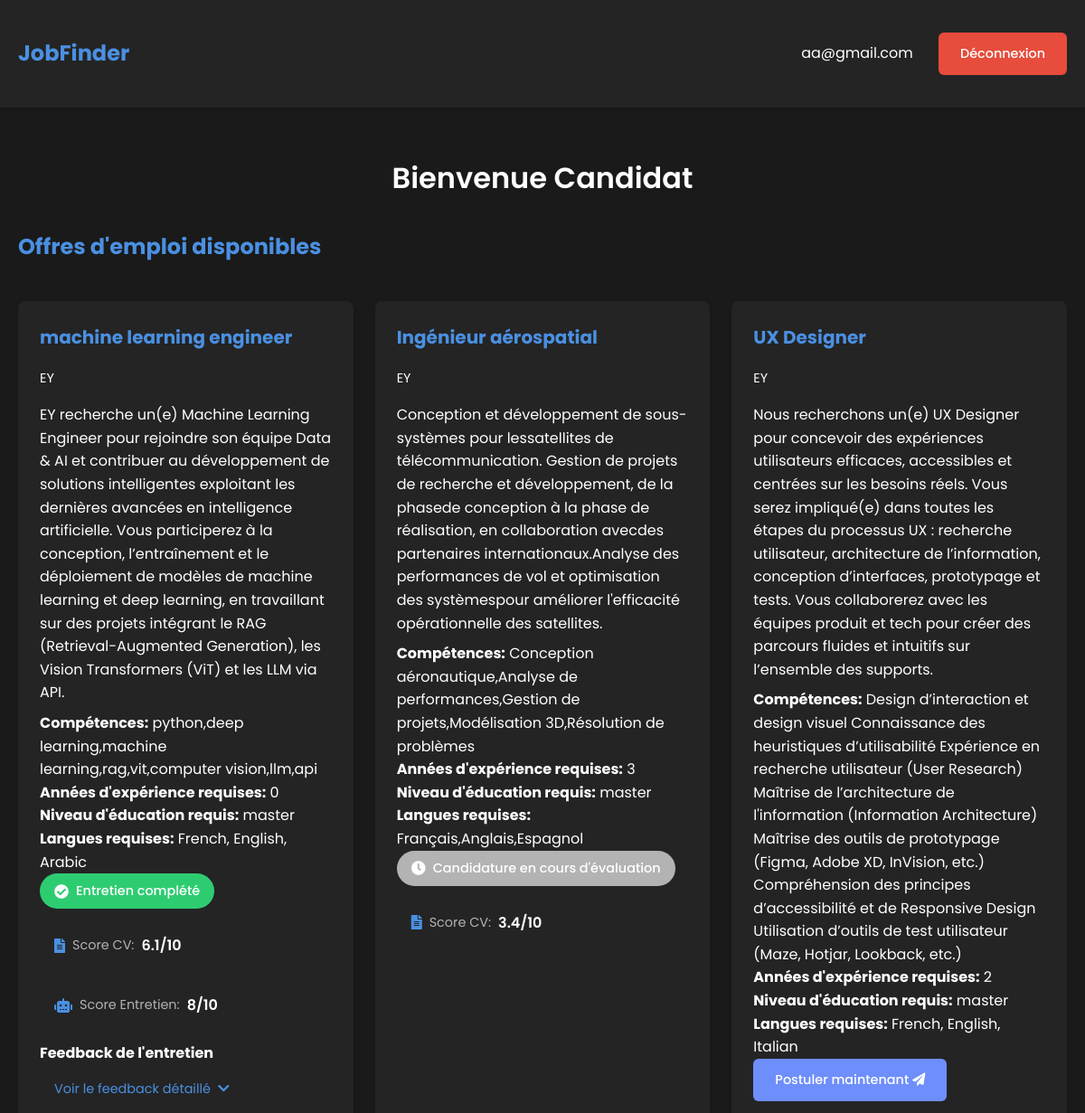
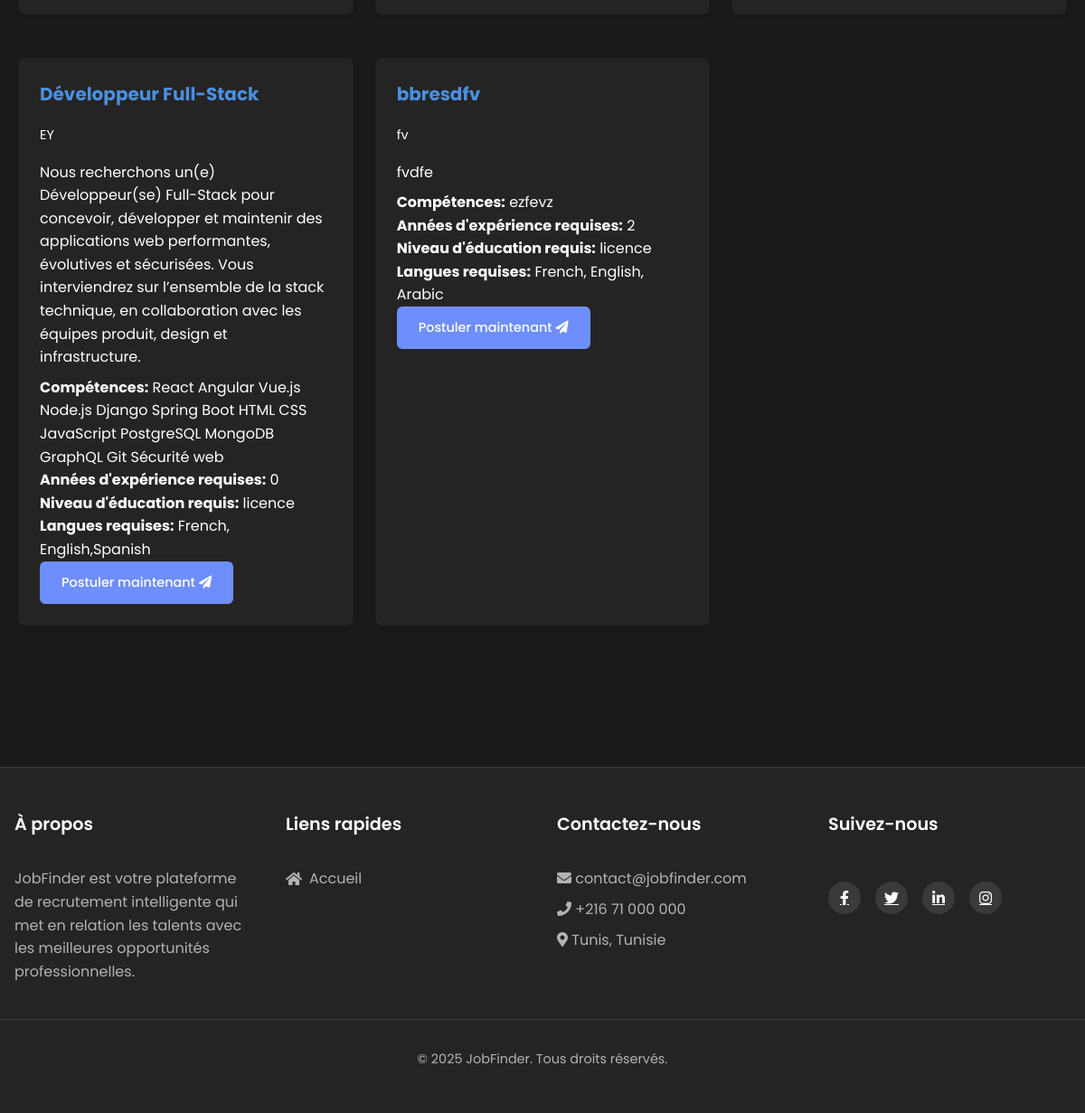
/candidat (signed in), run on the app's committed database (2 pictures, top to bottom).
### tables this page shows
CREATE TABLE job_offers (
            id INTEGER PRIMARY KEY AUTOINCREMENT,
            title TEXT NOT NULL,
            description TEXT NOT NULL,
            skills TEXT NOT NULL,
            company_name TEXT NOT NULL,
            location TEXT,
            salary TEXT,
            contract_type TEXT,
            experience INTEGER DEFAULT 0, -- Valeur par défaut pour éviter NULL
            education TEXT DEFAULT 'aucun', -- Valeur par défaut pour éviter NULL
            languages TEXT DEFAULT 'Aucune', -- Valeur par défaut pour éviter NULL
            created_by INTEGER NOT NULL,
            created_at TIMESTAMP DEFAULT CURRENT_TIMESTAMP,
            updated_at TIMESTAMP DEFAULT CURRENT_TIMESTAMP,
            FOREIGN KEY (created_by) REFERENCES users (id) ON DELETE CASCADE,
            CHECK (contract_type IN ('CDI', 'CDD', 'Stage', 'Alternance', 'Freelance', NULL))
        );

CREATE TABLE applications (
            user_id INTEGER NOT NULL,
            offer_id INTEGER NOT NULL,
            cv_path TEXT NOT NULL,
            score INTEGER,
            parsed_cv TEXT,
            application_date TIMESTAMP DEFAULT CURRENT_TIMESTAMP,
            status TEXT DEFAULT 'pending',
            chatbot_score INTEGER DEFAULT NULL,
            chatbot_feedback TEXT DEFAULT NULL,
            PRIMARY KEY (user_id, offer_id),
            FOREIGN KEY (user_id) REFERENCES users (id),
            FOREIGN KEY (offer_id) REFERENCES job_offers (id)
        );

### app2.py (the view)
@app.route('/candidat')
@login_required(role='candidat')
def candidat_dashboard():
    conn = get_db_connection()
    try:
        offers = conn.execute('SELECT * FROM job_offers').fetchall()
        applications = conn.execute('''
            SELECT offer_id, score, status, chatbot_score, chatbot_feedback
            FROM applications
            WHERE user_id = ?
        ''', (session['user_id'],)).fetchall()
        offer_scores = {app['offer_id']: app['score'] for app in applications}
        application_statuses = {app['offer_id']: app['status'] for app in applications}
        chatbot_scores = {app['offer_id']: app['chatbot_score'] for app in applications if app['chatbot_score']}
        chatbot_feedback = {app['offer_id']: app['chatbot_feedback'] for app in applications if app['chatbot_feedback']}
        return render_template('candidat_dashboard.html',
                            offers=offers,
                            offer_scores=offer_scores,
                            application_statuses=application_statuses,
                            chatbot_scores=chatbot_scores,
                            chatbot_feedback=chatbot_feedback)
    except Exception as e:
        flash(f'Erreur: {str(e)}', 'error')
        return redirect(url_for('index'))
    finally:
        conn.close()

### app2.py (called while the page is built)
@app.context_processor
def inject_now():
    return {'now': datetime.utcnow()}

@app.template_filter('nl2br')
def nl2br(value):
    if not value:
        return ""
    return Markup(value.replace('\n', '<br>'))

def get_db_connection():
    conn = sqlite3.connect('database.db')
    conn.row_factory = sqlite3.Row
    return conn

def login_required(role=None):
    def decorator(f):
        @wraps(f)
        def decorated_function(*args, **kwargs):
            if 'user_id' not in session:
                return redirect(url_for('login', next=request.url))
            if role is not None and session['role'] != role:
                return render_template('403.html'), 403
            return f(*args, **kwargs)
        return decorated_function
    return decorator

### templates/candidat_dashboard.html (shortened to what this page needs)
{% extends 'base.html' %}
{% block content %}
<div class="dashboard-candidate">
    <div class="container">
        <div class="dashboard-header">
            <h1 class="welcome-message">Bienvenue {{ session.get('prenom', 'Candidat') }}</h1>
        </div>
        <h2 class="section-title">Offres d'emploi disponibles</h2>
        <div class="job-offers-container">
            {% for offer in offers %}
            <div class="job-card">
                <h3 class="job-title">{{ offer['title'] }}</h3>
                <div class="company-info">
                    <span class="company-name">{{ offer['company_name'] }}</span>
                </div>
                <p class="job-description">{{ offer['description'] }}</p>
                <p><strong>Compétences:</strong> {{ offer.skills }}</p>
                <p><strong>Années d'expérience requises:</strong> {{ offer.experience }}</p>
                <p><strong>Niveau d'éducation requis:</strong> {{ offer.education }}</p>
                <p><strong>Langues requises:</strong> {{ offer.languages }}</p>
                <div class="application-status">
                    {% if offer.id in application_statuses %}
                        {% set status = application_statuses[offer.id] %}
                        <div class="status-badge {{ status }}">
                            {% if status == 'pending' %}
                                <i class="fas fa-clock"></i>
                                <span>Candidature en cours d'évaluation</span>
                            {% elif status == 'chatbot-interview' %}
                                <i class="fas fa-comments"></i>
                                <span>Entretien disponible</span>
                            {% elif status == 'completed' %}
                                <i class="fas fa-check-circle"></i>
                                <span>Entretien complété</span>
                            {% endif %}
                        </div>
                        <div class="score-display">
                            {% if offer.id in offer_scores %}
                                <div class="score-item">
                                    <i class="fas fa-file-alt"></i>
                                    <span class="score-label">Score CV:</span>
                                    <span class="score-value">{{ "%.1f"|format(offer_scores[offer.id]) }}/10</span>
                                </div>
                            {% endif %}
                            {% if offer.id in chatbot_scores %}
                                <div class="score-item">
                                    <i class="fas fa-robot"></i>
                                    <span class="score-label">Score Entretien:</span>
                                    <span class="score-value">{{ chatbot_scores[offer.id] }}/10</span>
                                </div>
                            {% endif %}
                        </div>
                        {% if offer.id in chatbot_feedback %}
                            <div class="feedback-section">
                                <h4>Feedback de l'entretien</h4>
                                <button class="feedback-toggle" onclick="toggleFeedback(this)">
                                    <span>Voir le feedback détaillé</span>
                                    <i class="fas fa-chevron-down"></i>
                                </button>
                            </div>
                        {% endif %}
                    {% else %}
                        <div class="card-footer">
                            <a href="{{ url_for('apply', offer_id=offer.id) }}"
                               class="btn btn-primary apply-btn">
                                Postuler maintenant
                                <i class="fas fa-paper-plane"></i>
                            </a>
                        </div>
                    {% endif %}
                </div>
            </div>
            {% endfor %}
        </div>
    </div>
</div>
<link rel="stylesheet" href="https://cdnjs.cloudflare.com/ajax/libs/font-awesome/5.15.4/css/all.min.css">
{% endblock %}

### templates/base.html (shortened to what this page needs)
<!DOCTYPE html>
<html lang="fr">
<head>
    <link rel="stylesheet" href="{{ url_for('static', filename='styles.css') }}">
    <link rel="stylesheet" href="https://cdnjs.cloudflare.com/ajax/libs/font-awesome/5.15.4/css/all.min.css">
</head>
<body>
    <header>
        <div class="container">
            <a href="{{ url_for('index') }}" class="logo">JobFinder</a>
            <nav>
                {% if 'user_id' in session %}
                    <span class="user-email">{{ session.get('email', 'Utilisateur') }}</span>
                    <a href="{{ url_for('logout') }}" class="btn btn-danger">Déconnexion</a>
                {% else %}
                    <a href="{{ url_for('login') }}" class="btn btn-primary">Connexion</a>
                    <a href="{{ url_for('register') }}" class="btn btn-success">Inscription</a>
                {% endif %}
            </nav>
        </div>
    </header>
    <main>
        {% block content %}{% endblock %}
    </main>
    <footer class="footer">
        <div class="footer-content">
            <div class="footer-section">
                <h3>À propos</h3>
                <p>JobFinder est votre plateforme de recrutement intelligente qui met en relation les talents avec les meilleures opportunités professionnelles.</p>
            </div>
            <div class="footer-section">
                <h3>Liens rapides</h3>
                <ul class="footer-links">
                    <li><a href="{{ url_for('index') }}"><i class="fas fa-home"></i> Accueil</a></li>
                </ul>
            </div>
            <div class="footer-section">
                <h3>Contactez-nous</h3>
                <ul class="footer-links">
                    <li><i class="fas fa-envelope"></i> contact@jobfinder.com</li>
                    <li><i class="fas fa-phone"></i> +216 71 000 000</li>
                    <li><i class="fas fa-map-marker-alt"></i> Tunis, Tunisie</li>
                </ul>
            </div>
            <div class="footer-section">
                <h3>Suivez-nous</h3>
                <div class="footer-social">
                    <a href="#" class="social-icon"><i class="fab fa-facebook-f"></i></a>
                    <a href="#" class="social-icon"><i class="fab fa-twitter"></i></a>
                    <a href="#" class="social-icon"><i class="fab fa-linkedin-in"></i></a>
                    <a href="#" class="social-icon"><i class="fab fa-instagram"></i></a>
                </div>
            </div>
        </div>
        <div class="footer-bottom">
            <p>&copy; {{ now.year if now else '2025' }} JobFinder. Tous droits réservés.</p>
        </div>
    </footer>
</body>
</html>

### data on the page
job_offers: title "machine learning engineer", company_name "EY", description "EY recherche un(e) Machine Learning Engineer pour rejoindre son équipe Data & AI et contribuer au développement de solutions intelligentes exploitant les dernières avancées en intelligence artificielle. Vous participerez à la conception, l’entraînement et le déploiement de modèles de machine learning et deep learning, en travaillant sur des projets intégrant le RAG (Retrieval-Augmented Generation), les Vision Transformers (ViT) et les LLM via API.", skills "python,deep learning,machine learning,rag,vit,computer vision,llm,api", experience "0", education "master", languages "French, English, Arabic", shows "Entretien complété", chatbot_scores "8"
applications: score "6.1"
job_offers: title "Ingénieur aérospatial", company_name "EY", description "Conception et développement de sous-systèmes pour lessatellites de télécommunication. Gestion de projets de recherche et développement, de la phasede conception à la phase de réalisation, en collaboration avecdes partenaires internationaux.Analyse des performances de vol et optimisation des systèmespour améliorer l'efficacité opérationnelle des satellites.", skills "Conception aéronautique,Analyse de performances,Gestion de projets,Modélisation 3D,Résolution de problèmes", experience "3", education "master", languages "Français,Anglais,Espagnol", shows "Candidature en cours d'évaluation", id.score "3.4"
job_offers: title "UX Designer", company_name "EY", description "Nous recherchons un(e) UX Designer pour concevoir des expériences utilisateurs efficaces, accessibles et centrées sur les besoins réels. Vous serez impliqué(e) dans toutes les étapes du processus UX : recherche utilisateur, architecture de l’information, conception d’interfaces, prototypage et tests. Vous collaborerez avec les équipes produit et tech pour créer des parcours fluides et intuitifs sur l’ensemble des supports.", skills "Design d’interaction et design visuel Connaissance des heuristiques d’utilisabilité Expérience en recherche utilisateur (User Research) Maîtrise de l’architecture de l'information (Information Architecture) Maîtrise des outils de prototypage (Figma, Adobe XD, InVision, etc.) Compréhension des principes d’accessibilité et de Responsive Design Utilisation d’outils de test utilisateur (Maze, Hotjar, Lookback, etc.)", experience "2", education "master", languages "French, English, Italian"
job_offers: title "Développeur Full-Stack", company_name "EY", description "Nous recherchons un(e) Développeur(se) Full-Stack pour concevoir, développer et maintenir des applications web performantes, évolutives et sécurisées. Vous interviendrez sur l’ensemble de la stack technique, en collaboration avec les équipes produit, design et infrastructure.", skills "React Angular Vue.js Node.js Django Spring Boot HTML CSS JavaScript PostgreSQL MongoDB GraphQL Git Sécurité web", experience "0", education "licence", languages "French, English,Spanish"
job_offers: title "bbresdfv", company_name "fv", description "fvdfe", skills "ezfevz", experience "2", education "licence", languages "French, English, Arabic"

### other printed values
{{ session.get('email', 'Utilisateur') }} "aa@gmail.com"
{{ session.get('prenom', 'Candidat') }} "Candidat"
